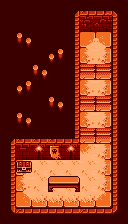

Tiled map render using the project's own tile images. Description and the map definition, with tile-layer contents summarised, below:
An orthogonal 8x14 tile map with 16x16 px tiles, 2 tile layers (Tile Layer 1, objets).

<map version="1.5" tiledversion="1.5.0" orientation="orthogonal" renderorder="right-down" width="8" height="14" tilewidth="16" tileheight="16" infinite="0" nextlayerid="3" nextobjectid="1">
 <tileset firstgid="1" name="DesertSands" tilewidth="16" tileheight="16" tilecount="78" columns="13">
  <image source="../Downloads/DesertSands.png" width="208" height="96" />
  <tile id="67">
   <properties>
    <property name="pieces" type="int" value="13" />
   </properties>
  </tile>
 </tileset>
 <layer id="1" name="Tile Layer 1" width="8" height="14">
  <data>[112 cells, 112 non-empty, 29 distinct tile ids]</data>
 </layer>
 <layer id="2" name="objets" width="8" height="14">
  <data>[112 cells, 4 non-empty, 4 distinct tile ids]</data>
 </layer>
</map>